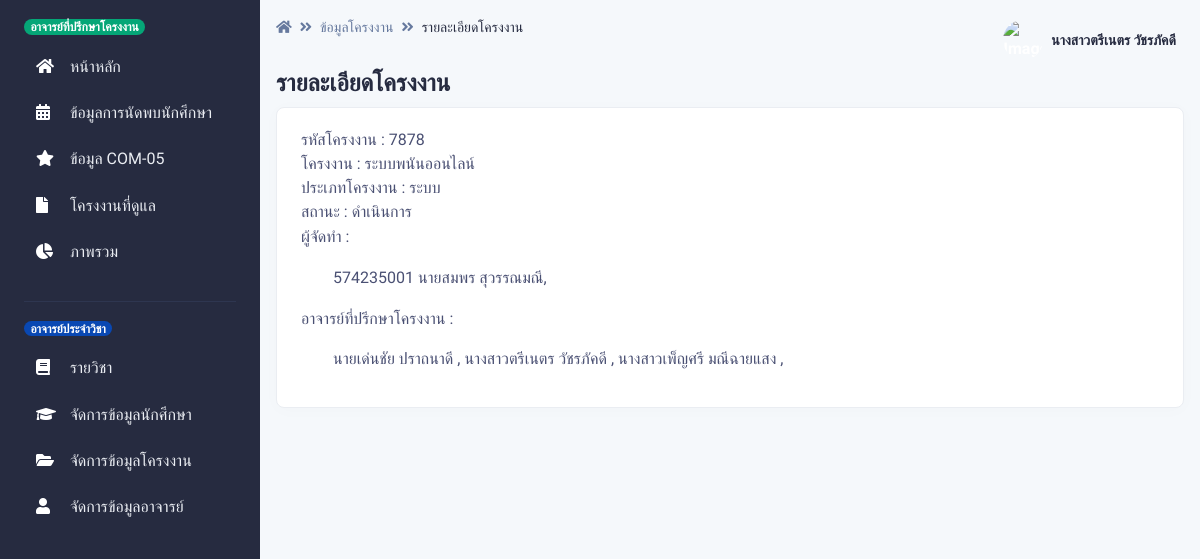
The page /pages/project_all/project_show.php?act=show&ID=7878 (signed in) on the database as committed earlier.
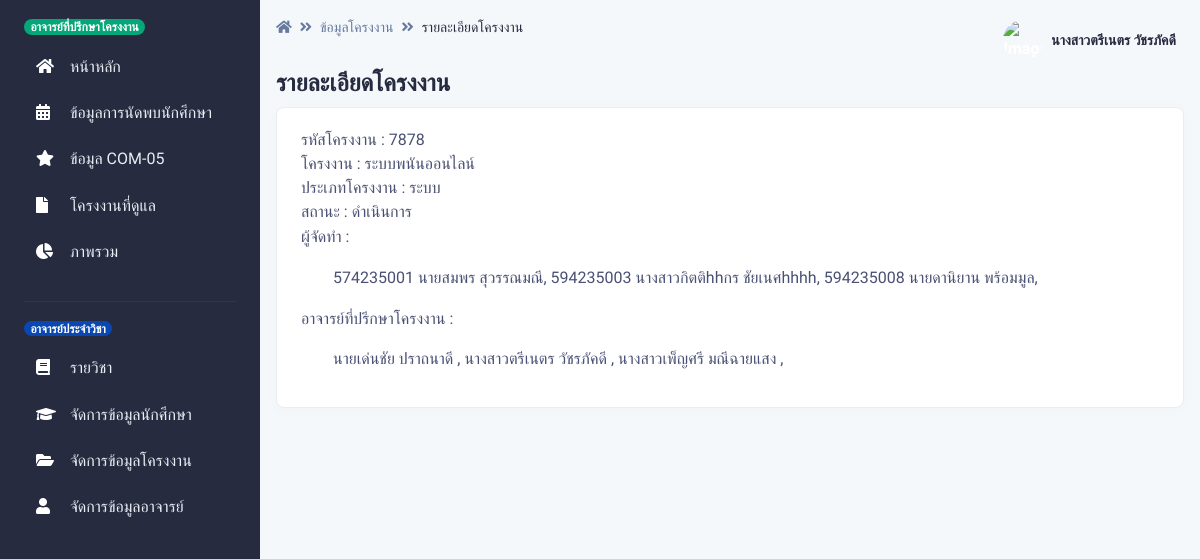
The same page on the database as committed later.
### tables this page shows
CREATE TABLE `project_has_student` (
  `phs_key` int(50) NOT NULL,
  `phs_project_id` int(15) NOT NULL,
  `phs_student_id` int(15) NOT NULL
);

CREATE TABLE `student` (
  `student_id` int(15) NOT NULL,
  `student_name` varchar(255) NOT NULL,
  `student_major` int(2) NOT NULL,
  `student_phone` varchar(15) NOT NULL DEFAULT '0000000000',
  `student_email` varchar(255) NOT NULL,
  `student_password` varchar(255) NOT NULL,
  `student_photo` varchar(255) NOT NULL DEFAULT 'https://i.ibb.co/BVcPqGJ/profile-picture-2qq.jpg',
  `student_type` int(2) NOT NULL DEFAULT 1
);

CREATE TABLE `project_has_adviser` (
  `pha_key` int(50) NOT NULL,
  `pha_project_id` int(15) NOT NULL,
  `pha_teacher_id` int(15) NOT NULL,
  `pha_type` int(2) NOT NULL
);

CREATE TABLE `teacher` (
  `teacher_id` int(10) NOT NULL,
  `teacher_name` varchar(255) NOT NULL,
  `teacher_email` varchar(255) NOT NULL,
  `teacher_password` varchar(255) NOT NULL,
  `teacher_photo` varchar(255) NOT NULL DEFAULT 'https://i.ibb.co/HFB65Yz/asa.png',
  `teacher_type` int(1) NOT NULL DEFAULT 1
);

### pages/project_all/project_show.php (the view, shortened to what this page needs)
<?php
if ($_SESSION["Teacherlevel"]=="2"){?>
<?php include '../../conn.php';?>
    <!DOCTYPE html>
    <html lang="en">
    <head>
        <link type="text/css" href="../../vendor/@fortawesome/fontawesome-free/css/all.min.css" rel="stylesheet">
        <link type="text/css" href="../../vendor/notyf/notyf.min.css" rel="stylesheet">
        <link type="text/css" href="../../css/volt.css" rel="stylesheet">
    </head>
    <body>
        <?php include '../menu_te.php';?>
        <main class="content">
            <nav class="navbar navbar-top navbar-expand navbar-dashboard navbar-dark pl-0 pr-2 pb-0">
                <div class="container-fluid px-0">
                    <div class="d-flex justify-content-between w-100" id="navbarSupportedContent">
                        <div class="d-flex">
                            <nav aria-label="breadcrumb">
                                <ol class="breadcrumb breadcrumb-dark breadcrumb-transparent">
                                <li class="breadcrumb-item"><a href="../subject"><span class="fas fa-home"></span></a></li>
                                <li class="breadcrumb-item"><a href="index.php">ข้อมูลโครงงาน</a></li>
                                    <li class="breadcrumb-item active" aria-current="page">รายละเอียดโครงงาน</li>
                                </ol>
                            </nav>
                        </div>
                        <?php include '../navbar_te.php';?>
                    </div>
                </div>
            </nav>
            <div class="py-0">
                <div class="d-flex justify-content-between w-100 flex-wrap">
                    <div class="mb-3 mb-lg-0">
                        <h1 class="h4">รายละเอียดโครงงาน</h1>
                    </div>
                </div>
            </div>
            <div class="card border-light shadow-sm mb-4">
                    <div class="card-body">
                    <?php
$project_idd = $_REQUEST["ID"];
$sql = "SELECT
project.project_id,
project.project_name,
project_type.project_type_name,
project_status.project_status_name
FROM
project
INNER JOIN project_type ON project.project_type = project_type.project_type_id
INNER JOIN project_status ON project.project_status = project_status.project_status_id
WHERE
project.project_id = '$project_idd'";
$result = mysqli_query($con, $sql) or die ("Error in query: $sql " . mysqli_error());
$row = mysqli_fetch_array($result);
extract($row);
?>
                         รหัสโครงงาน : <?php echo $project_id ?>
                         <br>โครงงาน : <?php echo $project_name ?>
                         <br>ประเภทโครงงาน : <?php echo $project_type_name ?>
                         <br>สถานะ : <?php echo $project_status_name ?>
                         <p>ผู้จัดทำ :  <ul><?php
           include '../../conn.php';
           $id_ptojrct = $_REQUEST["ID"];
					$sql = "SELECT
                    project_has_student.*,
                    project_has_student.phs_student_id,
                    student.*
                FROM
                    project_has_student
                    INNER JOIN
                    student
                    ON
                        project_has_student.phs_student_id = student.student_id
                    WHERE
                    project_has_student.phs_project_id ='$id_ptojrct'";
					$result = $con->query($sql);
					if ($result->num_rows > 0) {
						while($row = $result->fetch_assoc()) {
                            echo '' . $row["student_id"].' ' . $row["student_name"].',  ';
            }
            }
            ?> </ul> </p>
                       <p>อาจารย์ที่ปรึกษาโครงงาน :
                        <ul>
                        <?php
           include '../../conn.php';
					$sql = "SELECT
	project_has_adviser.pha_project_id,
	project_has_adviser.pha_teacher_id,
	teacher.teacher_name,
	project_has_adviser.pha_type
FROM
	project_has_adviser
	INNER JOIN
	teacher
	ON
		project_has_adviser.pha_teacher_id = teacher.teacher_id
WHERE
	project_has_adviser.pha_project_id = '$id_ptojrct'
ORDER BY
	project_has_adviser.pha_type ASC";
					$result = $con->query($sql);
					if ($result->num_rows > 0) {
						while($row = $result->fetch_assoc()) {
                            echo '' . $row["teacher_name"].'   ';
                           echo',  ';
                        }
                        }else{
                            echo "<ul>ไม่มีรายชื่ออาจารย์ที่ปรึกษาโครงงาน</ul>";
                        }
                        ?></ul>
</p>
                    </div>
                </div>
            <?php include '../footer.php';?>
        </main>
    </body>
    </html>
    <?php }else{
Header("Location: ../404/404.php");
    }
    ?>

Rows that differ between the two databases and show on the page:
added project_has_student: phs_student.student_id "594235003", phs_student.student_name "นางสาวกิตติhhกร ชัยเนศhhhh"
added project_has_student: phs_student.student_id "594235008", phs_student.student_name "นายดานิยาน พร้อมมูล"
